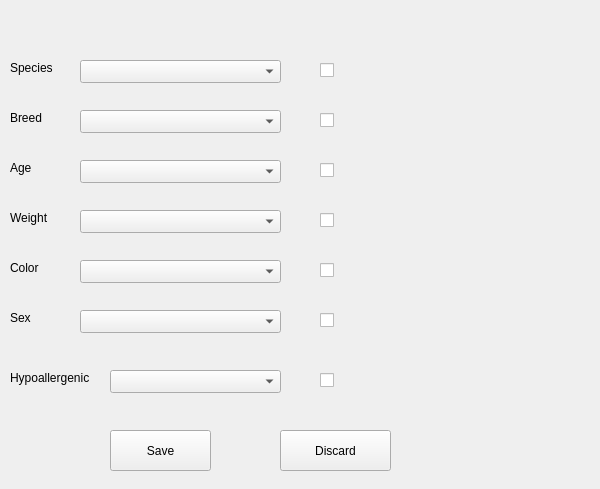
<?xml version="1.0" encoding="UTF-8"?>
<ui version="4.0">
 <class>PrefTab</class>
 <widget class="QWidget" name="PrefTab">
  <property name="geometry">
   <rect>
    <x>0</x>
    <y>0</y>
    <width>600</width>
    <height>489</height>
   </rect>
  </property>
  <property name="windowTitle">
   <string>Form</string>
  </property>
  <widget class="QLabel" name="label">
   <property name="geometry">
    <rect>
     <x>10</x>
     <y>60</y>
     <width>59</width>
     <height>15</height>
    </rect>
   </property>
   <property name="text">
    <string>Species</string>
   </property>
  </widget>
  <widget class="QComboBox" name="comboBox">
   <property name="geometry">
    <rect>
     <x>80</x>
     <y>60</y>
     <width>201</width>
     <height>23</height>
    </rect>
   </property>
  </widget>
  <widget class="QComboBox" name="comboBox_2">
   <property name="geometry">
    <rect>
     <x>80</x>
     <y>110</y>
     <width>201</width>
     <height>23</height>
    </rect>
   </property>
  </widget>
  <widget class="QComboBox" name="comboBox_3">
   <property name="geometry">
    <rect>
     <x>80</x>
     <y>160</y>
     <width>201</width>
     <height>23</height>
    </rect>
   </property>
  </widget>
  <widget class="QComboBox" name="comboBox_4">
   <property name="geometry">
    <rect>
     <x>80</x>
     <y>210</y>
     <width>201</width>
     <height>23</height>
    </rect>
   </property>
  </widget>
  <widget class="QComboBox" name="comboBox_5">
   <property name="geometry">
    <rect>
     <x>80</x>
     <y>260</y>
     <width>201</width>
     <height>23</height>
    </rect>
   </property>
  </widget>
  <widget class="QComboBox" name="comboBox_6">
   <property name="geometry">
    <rect>
     <x>80</x>
     <y>310</y>
     <width>201</width>
     <height>23</height>
    </rect>
   </property>
  </widget>
  <widget class="QComboBox" name="comboBox_7">
   <property name="geometry">
    <rect>
     <x>110</x>
     <y>370</y>
     <width>171</width>
     <height>23</height>
    </rect>
   </property>
  </widget>
  <widget class="QLabel" name="label_2">
   <property name="geometry">
    <rect>
     <x>10</x>
     <y>110</y>
     <width>59</width>
     <height>15</height>
    </rect>
   </property>
   <property name="text">
    <string>Breed</string>
   </property>
  </widget>
  <widget class="QLabel" name="label_3">
   <property name="geometry">
    <rect>
     <x>10</x>
     <y>160</y>
     <width>59</width>
     <height>15</height>
    </rect>
   </property>
   <property name="text">
    <string>Age</string>
   </property>
  </widget>
  <widget class="QLabel" name="label_4">
   <property name="geometry">
    <rect>
     <x>10</x>
     <y>210</y>
     <width>59</width>
     <height>15</height>
    </rect>
   </property>
   <property name="text">
    <string>Weight</string>
   </property>
  </widget>
  <widget class="QLabel" name="label_5">
   <property name="geometry">
    <rect>
     <x>10</x>
     <y>260</y>
     <width>59</width>
     <height>15</height>
    </rect>
   </property>
   <property name="text">
    <string>Color</string>
   </property>
  </widget>
  <widget class="QLabel" name="label_6">
   <property name="geometry">
    <rect>
     <x>10</x>
     <y>310</y>
     <width>59</width>
     <height>15</height>
    </rect>
   </property>
   <property name="text">
    <string>Sex</string>
   </property>
  </widget>
  <widget class="QLabel" name="label_7">
   <property name="geometry">
    <rect>
     <x>10</x>
     <y>370</y>
     <width>101</width>
     <height>16</height>
    </rect>
   </property>
   <property name="text">
    <string>Hypoallergenic</string>
   </property>
  </widget>
  <widget class="QPushButton" name="pushButton">
   <property name="geometry">
    <rect>
     <x>110</x>
     <y>430</y>
     <width>101</width>
     <height>41</height>
    </rect>
   </property>
   <property name="text">
    <string>Save</string>
   </property>
  </widget>
  <widget class="QPushButton" name="pushButton_2">
   <property name="geometry">
    <rect>
     <x>280</x>
     <y>430</y>
     <width>111</width>
     <height>41</height>
    </rect>
   </property>
   <property name="sizePolicy">
    <sizepolicy hsizetype="Fixed" vsizetype="Fixed">
     <horstretch>0</horstretch>
     <verstretch>0</verstretch>
    </sizepolicy>
   </property>
   <property name="maximumSize">
    <size>
     <width>280</width>
     <height>430</height>
    </size>
   </property>
   <property name="text">
    <string>Discard</string>
   </property>
  </widget>
  <widget class="QCheckBox" name="checkBox">
   <property name="geometry">
    <rect>
     <x>320</x>
     <y>60</y>
     <width>85</width>
     <height>21</height>
    </rect>
   </property>
   <property name="text">
    <string/>
   </property>
  </widget>
  <widget class="QCheckBox" name="checkBox_2">
   <property name="geometry">
    <rect>
     <x>320</x>
     <y>110</y>
     <width>85</width>
     <height>21</height>
    </rect>
   </property>
   <property name="text">
    <string/>
   </property>
  </widget>
  <widget class="QCheckBox" name="checkBox_3">
   <property name="geometry">
    <rect>
     <x>320</x>
     <y>160</y>
     <width>85</width>
     <height>21</height>
    </rect>
   </property>
   <property name="text">
    <string/>
   </property>
  </widget>
  <widget class="QCheckBox" name="checkBox_4">
   <property name="geometry">
    <rect>
     <x>320</x>
     <y>210</y>
     <width>85</width>
     <height>21</height>
    </rect>
   </property>
   <property name="text">
    <string/>
   </property>
  </widget>
  <widget class="QCheckBox" name="checkBox_5">
   <property name="geometry">
    <rect>
     <x>320</x>
     <y>260</y>
     <width>85</width>
     <height>21</height>
    </rect>
   </property>
   <property name="text">
    <string/>
   </property>
  </widget>
  <widget class="QCheckBox" name="checkBox_6">
   <property name="geometry">
    <rect>
     <x>320</x>
     <y>310</y>
     <width>85</width>
     <height>21</height>
    </rect>
   </property>
   <property name="text">
    <string/>
   </property>
  </widget>
  <widget class="QCheckBox" name="checkBox_7">
   <property name="geometry">
    <rect>
     <x>320</x>
     <y>370</y>
     <width>85</width>
     <height>21</height>
    </rect>
   </property>
   <property name="text">
    <string/>
   </property>
  </widget>
 </widget>
 <resources/>
 <connections/>
</ui>
